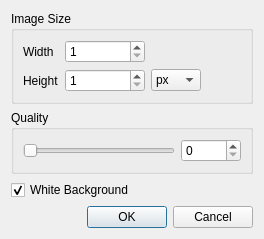
<?xml version="1.0" encoding="UTF-8"?>
<ui version="4.0">
 <class>TiglCreatorScreenshotDialog</class>
 <widget class="QDialog" name="TiglCreatorScreenshotDialog">
  <property name="geometry">
   <rect>
    <x>0</x>
    <y>0</y>
    <width>299</width>
    <height>208</height>
   </rect>
  </property>
  <property name="windowTitle">
   <string>Screenshot Settings</string>
  </property>
  <layout class="QVBoxLayout" name="verticalLayout">
   <property name="sizeConstraint">
    <enum>QLayout::SetFixedSize</enum>
   </property>
   <item>
    <widget class="QGroupBox" name="groupBox">
     <property name="title">
      <string>Image Size</string>
     </property>
     <layout class="QGridLayout" name="gridLayout">
      <item row="1" column="2">
       <widget class="QComboBox" name="unitsBox">
        <item>
         <property name="text">
          <string>px</string>
         </property>
        </item>
        <item>
         <property name="text">
          <string>mm</string>
         </property>
        </item>
        <item>
         <property name="text">
          <string>in</string>
         </property>
        </item>
       </widget>
      </item>
      <item row="0" column="0">
       <widget class="QLabel" name="label">
        <property name="text">
         <string>Width</string>
        </property>
       </widget>
      </item>
      <item row="1" column="0">
       <widget class="QLabel" name="label_2">
        <property name="text">
         <string>Height</string>
        </property>
       </widget>
      </item>
      <item row="1" column="1">
       <widget class="QSpinBox" name="heightBox">
        <property name="sizePolicy">
         <sizepolicy hsizetype="MinimumExpanding" vsizetype="Fixed">
          <horstretch>0</horstretch>
          <verstretch>0</verstretch>
         </sizepolicy>
        </property>
        <property name="minimumSize">
         <size>
          <width>80</width>
          <height>0</height>
         </size>
        </property>
        <property name="minimum">
         <number>1</number>
        </property>
        <property name="maximum">
         <number>5000</number>
        </property>
       </widget>
      </item>
      <item row="0" column="1">
       <widget class="QSpinBox" name="widthBox">
        <property name="sizePolicy">
         <sizepolicy hsizetype="MinimumExpanding" vsizetype="Fixed">
          <horstretch>0</horstretch>
          <verstretch>0</verstretch>
         </sizepolicy>
        </property>
        <property name="minimumSize">
         <size>
          <width>80</width>
          <height>0</height>
         </size>
        </property>
        <property name="minimum">
         <number>1</number>
        </property>
        <property name="maximum">
         <number>5000</number>
        </property>
       </widget>
      </item>
      <item row="1" column="3">
       <spacer name="horizontalSpacer">
        <property name="orientation">
         <enum>Qt::Horizontal</enum>
        </property>
        <property name="sizeHint" stdset="0">
         <size>
          <width>40</width>
          <height>20</height>
         </size>
        </property>
       </spacer>
      </item>
     </layout>
    </widget>
   </item>
   <item>
    <widget class="QGroupBox" name="qualityBox">
     <property name="enabled">
      <bool>true</bool>
     </property>
     <property name="title">
      <string>Quality</string>
     </property>
     <layout class="QHBoxLayout" name="horizontalLayout">
      <item>
       <widget class="QSlider" name="qualitySlider">
        <property name="maximum">
         <number>100</number>
        </property>
        <property name="orientation">
         <enum>Qt::Horizontal</enum>
        </property>
       </widget>
      </item>
      <item>
       <widget class="QSpinBox" name="qualityBox_2">
        <property name="sizePolicy">
         <sizepolicy hsizetype="Maximum" vsizetype="Fixed">
          <horstretch>0</horstretch>
          <verstretch>0</verstretch>
         </sizepolicy>
        </property>
        <property name="minimumSize">
         <size>
          <width>60</width>
          <height>0</height>
         </size>
        </property>
        <property name="maximum">
         <number>100</number>
        </property>
       </widget>
      </item>
     </layout>
    </widget>
   </item>
   <item>
    <widget class="QCheckBox" name="whiteBGCheckbox">
     <property name="text">
      <string>White Background</string>
     </property>
     <property name="checked">
      <bool>true</bool>
     </property>
    </widget>
   </item>
   <item>
    <widget class="QDialogButtonBox" name="buttonBox">
     <property name="orientation">
      <enum>Qt::Horizontal</enum>
     </property>
     <property name="standardButtons">
      <set>QDialogButtonBox::Cancel|QDialogButtonBox::Ok</set>
     </property>
    </widget>
   </item>
  </layout>
 </widget>
 <tabstops>
  <tabstop>widthBox</tabstop>
  <tabstop>heightBox</tabstop>
  <tabstop>unitsBox</tabstop>
  <tabstop>qualitySlider</tabstop>
  <tabstop>qualityBox_2</tabstop>
  <tabstop>buttonBox</tabstop>
 </tabstops>
 <resources/>
 <connections>
  <connection>
   <sender>buttonBox</sender>
   <signal>accepted()</signal>
   <receiver>TiglCreatorScreenshotDialog</receiver>
   <slot>accept()</slot>
   <hints>
    <hint type="sourcelabel">
     <x>227</x>
     <y>233</y>
    </hint>
    <hint type="destinationlabel">
     <x>157</x>
     <y>184</y>
    </hint>
   </hints>
  </connection>
  <connection>
   <sender>buttonBox</sender>
   <signal>rejected()</signal>
   <receiver>TiglCreatorScreenshotDialog</receiver>
   <slot>reject()</slot>
   <hints>
    <hint type="sourcelabel">
     <x>283</x>
     <y>233</y>
    </hint>
    <hint type="destinationlabel">
     <x>286</x>
     <y>184</y>
    </hint>
   </hints>
  </connection>
  <connection>
   <sender>qualitySlider</sender>
   <signal>valueChanged(int)</signal>
   <receiver>qualityBox_2</receiver>
   <slot>setValue(int)</slot>
   <hints>
    <hint type="sourcelabel">
     <x>250</x>
     <y>167</y>
    </hint>
    <hint type="destinationlabel">
     <x>319</x>
     <y>163</y>
    </hint>
   </hints>
  </connection>
  <connection>
   <sender>qualityBox_2</sender>
   <signal>valueChanged(int)</signal>
   <receiver>qualitySlider</receiver>
   <slot>setValue(int)</slot>
   <hints>
    <hint type="sourcelabel">
     <x>293</x>
     <y>165</y>
    </hint>
    <hint type="destinationlabel">
     <x>252</x>
     <y>166</y>
    </hint>
   </hints>
  </connection>
 </connections>
</ui>
